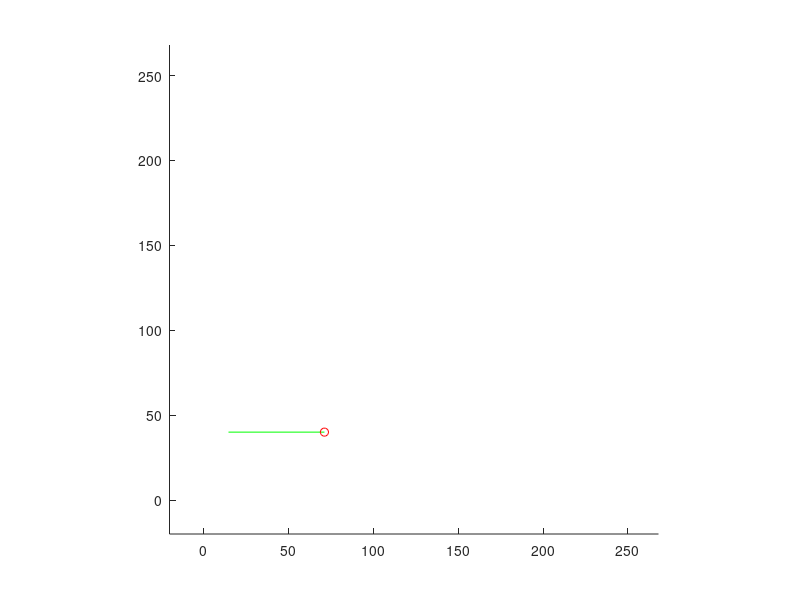

This chart was generated by the following MATLAB code: (Note: this script raises an error after producing the figure.)
cla, clc, clear
max_dim = 248; %cm
hold all
axis([-20,max_dim+20,-20,max_dim+20])
axis square

% Wall structure [x1,y1;x2,y2] end points of line segment
outer_wall1 = [0,0;0,max_dim];
outer_wall2 = [0,0;max_dim,0];
outer_wall3 = [0,max_dim;max_dim,max_dim];
outer_wall4 = [max_dim,0;max_dim,max_dim];
outer_walls = [outer_wall1;outer_wall2;outer_wall3;outer_wall4];
% for iter = 1:2:length(outer_walls)
%     line(outer_walls(iter:iter+1,1),outer_walls(iter:iter+1,2))
% end
island_wall1 = [202,137;202,202];
island_wall2 = [118,137;118,202];
island_wall3 = [118,202;202,202];
island_wall4 = [164,137;202,137];
island_walls = [island_wall1;island_wall2;island_wall3;island_wall4];
% for iter = 1:2:length(island_walls)
%     line(island_walls(iter:iter+1,1),island_walls(iter:iter+1,2))
% end
lr_wall1 = [118,91;max_dim,91];
lr_wall2 = [118,45;118,0];
lr_walls = [lr_wall1;lr_wall2];
% for iter = 1:2:length(lr_walls)
%     line(lr_walls(iter:iter+1,1),lr_walls(iter:iter+1,2))
% end
ll_wall1 = [0,103;72,103];
ll_wall2 = [72,103;72,46];
ll_walls = [ll_wall1;ll_wall2];
% for iter = 1:2:length(ll_walls)
%     line(ll_walls(iter:iter+1,1),ll_walls(iter:iter+1,2))
% end
ur_wall1 = [72,157;72,max_dim];
ur_wall2 = [46,157;72,157];
ur_walls = [ur_wall1;ur_wall2];
% for iter = 1:2:length(ur_walls)
%     line(ur_walls(iter:iter+1,1),ur_walls(iter:iter+1,2))
% end
field_walls = [outer_walls;island_walls;lr_walls;ll_walls;ur_walls];


r_pose_start = [100,225,(pi/180)*(-90)];
r_pose = r_pose_start;
r_pose_est = r_pose;
num_readings = 36;
angle_increment = 10*(pi/180);
map_dim = 120;
v = 0;  % Linear Velocity
om = 0; % Angular Velocity
dt = 0.25; % Time step
path = [];
map = ones(map_dim,map_dim);
map = 0.5*map;
%map = map*(1/(map_dim^2));
%map_f = zeros(map_dim,map_dim);
%map = zeros(map_dim,map_dim);
pause(1)

% *** ITERATE THROUGH POSITIONS *** %
for t = 0:dt:5000
    cla
    laser_r = ones(length(field_walls)/2,num_readings);
    laser_r = laser_r.*1e3;

    for index = 1:num_readings
        angle = index*angle_increment + r_pose(3);
        for iter = 1:2:length(field_walls) % USING ASSUMPTION OF PARALLEL AND PERPENDICULAR WALLS
             if field_walls(iter,1) == field_walls(iter+1,1) % x components are the same
                 x_wall = field_walls(iter,1);
                 y_wall_proj = tan(angle)*(x_wall - r_pose(1)) + r_pose(2);
                 y_wall_max = max([field_walls(iter,2),field_walls(iter+1,2)]);
                 y_wall_min = min([field_walls(iter,2),field_walls(iter+1,2)]);
                 if (sign(cos(angle)) == sign(x_wall - r_pose(1))) || (tan(angle) > 1e10)
                     if (y_wall_proj <= y_wall_max) && (y_wall_proj >= y_wall_min) % if the projection lands on the wall
                        laser_r((iter+1)/2,index) = sqrt((x_wall - r_pose(1)).^2 + (y_wall_proj - r_pose(2)).^2);
                        %line(field_walls(iter:iter+1,1),field_walls(iter:iter+1,2),'Color','g')
                        %plot(x_wall, y_wall_proj,'r+')
                     end
                 end
             else % y components are the same
                 y_wall = field_walls(iter,2);
                 x_wall_proj = (y_wall - r_pose(2))/tan(angle) + r_pose(1);
                 x_wall_max = max([field_walls(iter,1),field_walls(iter+1,1)]);
                 x_wall_min = min([field_walls(iter,1),field_walls(iter+1,1)]);
                 if (sign(sin(angle)) == sign(y_wall - r_pose(2))) || (tan(angle) > 1e10)
                     if (x_wall_proj <= x_wall_max) && (x_wall_proj >= x_wall_min) % if the projection lands on the wall
                         if (angle == 90*(pi/180)) && (y_wall < r_pose(2))
                             continue 
                         end
                         if (angle == 270*(pi/180)) && (y_wall > r_pose(2))
                             continue 
                         end
                         laser_r((iter+1)/2,index) = sqrt((y_wall - r_pose(2)).^2 + (x_wall_proj - r_pose(1)).^2);
                         %line(field_walls(iter:iter+1,1),field_walls(iter:iter+1,2),'Color','r')
                         %plot(x_wall_proj, y_wall,'g+')
                     end
                 end
             end
        end
    end

    laser_rp = zeros(1,num_readings);
    for index = 1:num_readings
        laser_rp(index) = min(laser_r(:,index));
            laser_rp(index) = laser_rp(index) + 2*rand(1);
    end

    laser_xy = zeros(num_readings,2);
    for index = 1:num_readings
        angle = index*angle_increment + r_pose(3);
        laser_xy(index,:) = [laser_rp(index)*cos(angle) + r_pose(1),laser_rp(index)*sin(angle) + r_pose(2)];
    end

    %%% PLOT LASER LINES %%%
    for index = 1:num_readings
        %line([r_pose(1),laser_xy(index,1)],[r_pose(2),laser_xy(index,2)], 'Color','r')
        %plot(laser_xy(:,1),laser_xy(:,2), 'b.')
    end
    %%% Show special laser lines in different colors %%%
%    line([r_pose(1),laser_xy(36,1)],[r_pose(2),laser_xy(36,2)], 'Color','g') % Heading beam
     line([r_pose(2)/4 + 15,laser_xy(36,2)/4 + 15],[r_pose(1)/4 + 15,laser_xy(36,1)/4 + 15], 'Color','g') % Heading beam
    for index = [31]
        %%%line([r_pose(1),laser_xy(index,1)],[r_pose(2),laser_xy(index,2)], 'Color','r')
    end
    
    %%% DRAW WALLS %%%
    for iter = 1:2:length(field_walls)
        %line(field_walls(iter:iter+1,1),field_walls(iter:iter+1,2))
    end
    %%% PLOT ROBOT %%%
%    plot(r_pose(1)/8 + 15,r_pose(2)/8 + 15,'ro')
    plot(r_pose(2)/4 + 15,r_pose(1)/4 + 15,'ro')


    
    % *** Potential Field Navigation *** %
	vp = v;
    omp = om;
    [v, om] = PocLoc1(laser_rp);
    
    %%% MOTION NOISE %%%
    %v = v + .2*rand(1);
    %om = om + .01*rand(1);
    
    %%% MOTION DAMPENING %%%
    v = 0.1*v + 0.9*vp;
    om = 0.1*om + 0.9*omp;
    
    %%% MOTION MODEL %%%
    r_pose(3) = r_pose(3) + (om + 0.01*rand(1) + 0.01)*dt;
    r_pose(1) = r_pose(1) + (v + 0.2*rand(1) + 0.2)*cos(r_pose(3));
    r_pose(2) = r_pose(2) + (v + 0.2*rand(1) + 0.2)*sin(r_pose(3));
    
    r_pose_est(3) = r_pose(3) + om*dt;
    r_pose_est(1) = r_pose(1) + v*cos(r_pose(3));
    r_pose_est(2) = r_pose(2) + v*sin(r_pose(3));
   

    %%% SLAM %%%
    [map,r_pose] = slam(laser_rp,r_pose_est,map);
    axis([0, map_dim + 1,0,map_dim + 1])
%    map = (map/norm(map));
    surf(map)

    %map_f = (map_f/norm(map_f));
    %map_f = map_f + map;
    %map_f = map_f.*map;
    %surf(map_f)
    
    %pause(1/256)
    pause(1/2048)
end

input('Press Enter to Filter Map: ')

map_fg = (map_f/norm(map_f));
map_fg = (map_fg > 0.02);
map_fg = double(map_fg);
cla
surf(map_fg)










